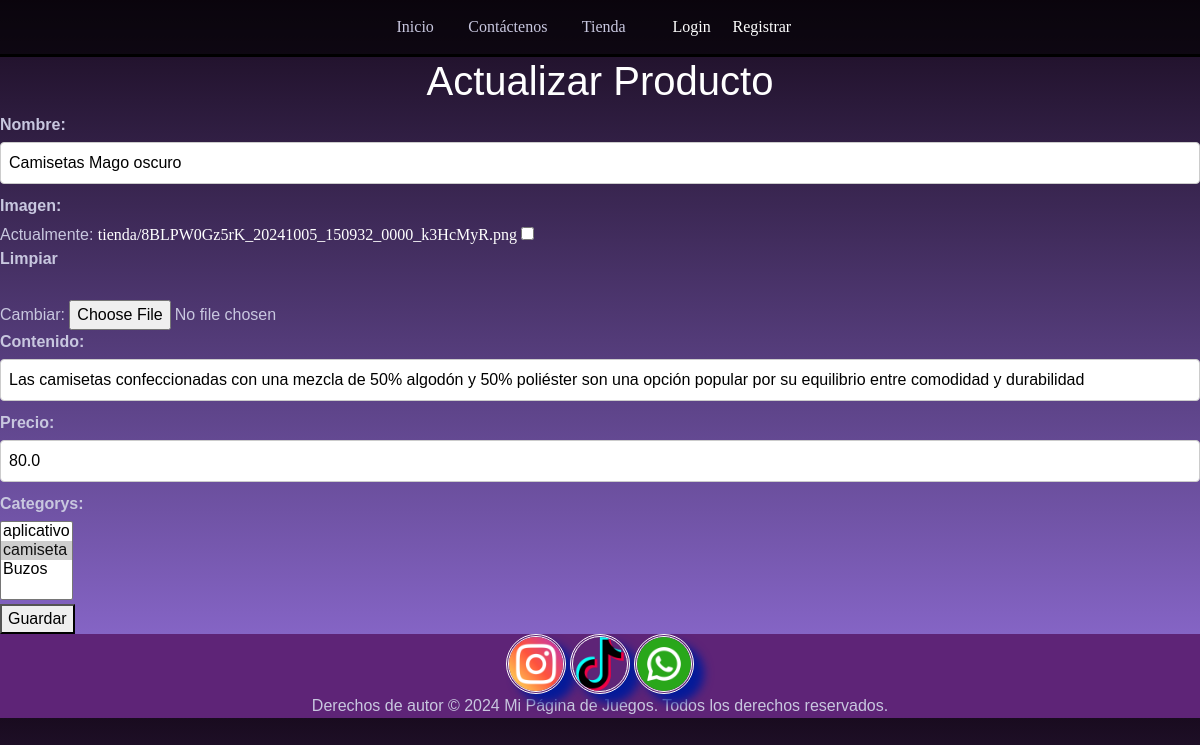
Before: /tienda/actualizar/2/ with the older database file.
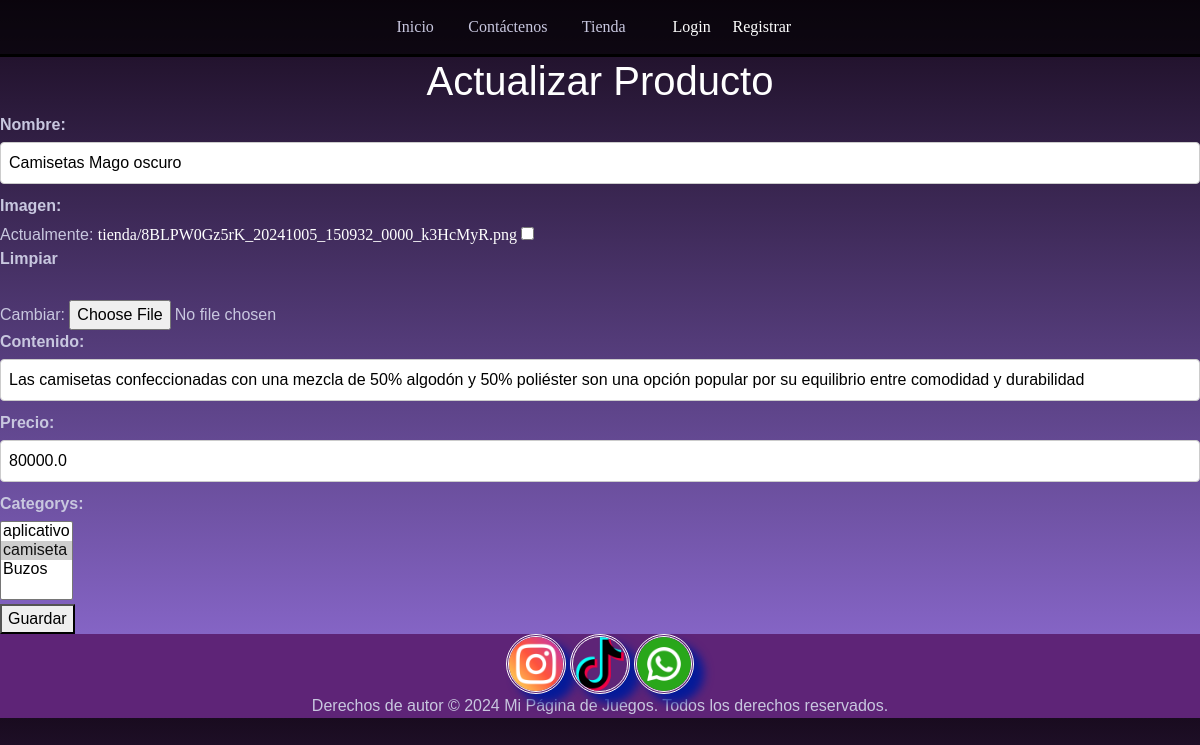
After: the same page with the newer database file.
### tienda/models.py (models this page shows, shortened)
class product(models.Model):
    nombre          =models.CharField(max_length=50)
    imagen          =models.ImageField(upload_to='media/tienda', null=True, blank=True)
    categorys       =models.ManyToManyField(category)
    contenido       =models.CharField(max_length=1000)
    precio          =models.FloatField()
    disponibilidad  =models.BooleanField(default=True)
    created         =models.DateTimeField(auto_now_add=True)
    updated         =models.DateTimeField(auto_now_add=True)
    class Meta:
        verbose_name='producto'
        verbose_name_plural='productos'

class category(models.Model):
    nombre          =models.CharField(max_length=50)
    imagenCategoria =models.ImageField(upload_to='Categoria_Tienda', null=True, blank=True)
    created         =models.DateTimeField(auto_now_add=True)
    updated         =models.DateTimeField(auto_now_add=True)
    class Meta:
        verbose_name='categoria'
        verbose_name_plural='categorias'
    def __str__(self):
        return self.nombre

### tienda/views.py (the view)
# urls.py: path('actualizar/<int:id>/', views.actualizar_producto, name='actualizar_producto'),
def actualizar_producto(request, id): # recibe dos parámetros: request, que es el objeto de la solicitud HTTP, y id
    producto = get_object_or_404(product, id=id) #Aquí se utiliza para buscar el producto en la base de datos utilizando el id.
    if request.method == 'POST':
        form = ProductoForm(request.POST, instance=producto) #Se crea una instancia del formulario ProductoForm, pasando request.POST para llenar el formulario con los datos enviados, y instance=producto para que el formulario esté asociado con el producto que se va a actualizar.
        if form.is_valid(): # Se comprueba si el formulario es válido.
            form.save()
            return redirect('index') # se renderiza la plantilla actualizar_producto.html
    else:
        form = ProductoForm(instance=producto) #Si el método de la solicitud no es POST, se crea un nuevo formulario y se llena con los datos del producto existente utilizando instance=producto. Esto permite mostrar los datos actuales del producto en el formulario.
    return render(request, 'actualizar_producto.html', {'form': form})

### tienda/forms.py
class ProductoForm(forms.ModelForm):
    class Meta:
        model = product
        fields = ['nombre', 'imagen', 'contenido', 'precio', 'categorys']

### carro/context_processors.py (called while the page is built)
def importe_total_carro (request):  #Tambien hay q registrar la variable ne el setting / TEMPLATES
    total=0
    if request.user.is_authenticated:
        for key, value in request.session["carro"].items():
            total=total + float(value["precio"])
    else:
        total="Debes hacer login"
    return{"importe_total_carro":total}

### tienda/templates/actualizar_producto.html (shortened to what this page needs)
{% extends "base.html" %}
{% block content %}
<h1>{% if form.instance.pk %}Actualizar{% else %}Crear{% endif %} Producto</h1>
<form method="post">
    {{ form.as_p }}
    <button type="submit">Guardar</button>
</form>
{% endblock %}

Changed rows visible on the page:
changed product "Camisetas Mago oscuro": precio "80.0" → "80000.0"
